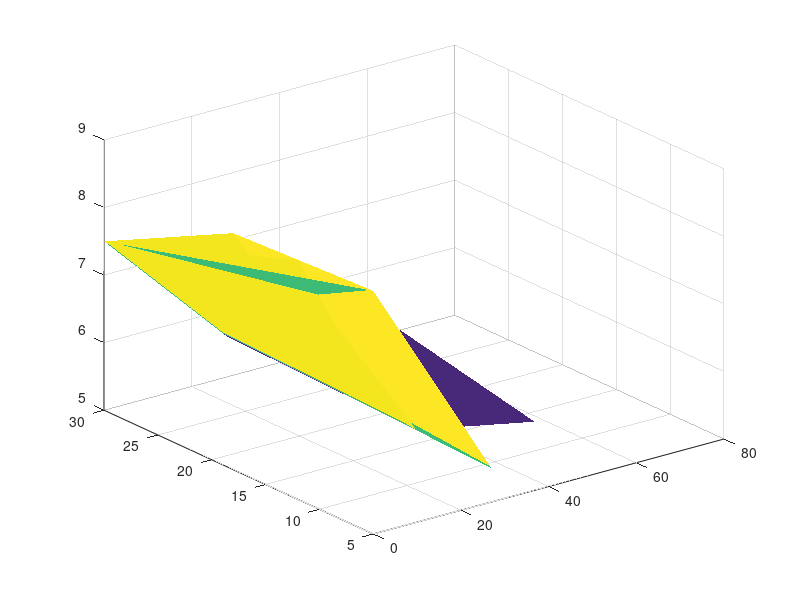

MATLAB code to generate this figure:
x=[0 0 0 27 27 28 54 72];
y=[5 18 30 5 18 30 12 30];
z=[8.6 8.5 7.5 5.5 5.6 5.6 5.2 6.0];

X=linspace(min(x),max(x),100);
Y=linspace(min(y),max(y),100);

[Mx,My]=meshgrid(x,y);
Mz=griddata(x,y,z,Mx,My);
h=surf(Mx,My,Mz)
set(h,'edgecolor','none')
